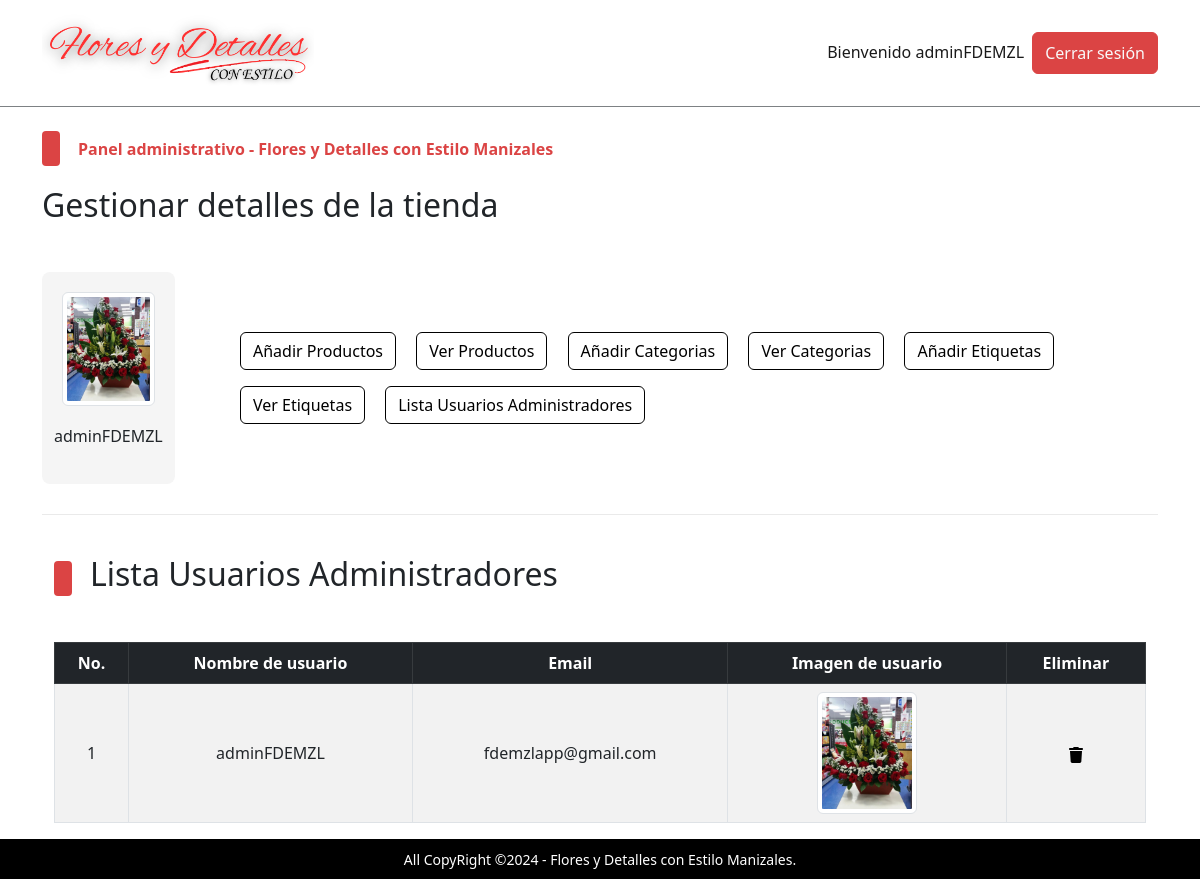
/admin/index.php?list_users (signed in), run on the app's committed database.
### tables this page shows
CREATE TABLE `admin_table` (
  `admin_id` int(11) NOT NULL,
  `admin_name` varchar(100) NOT NULL,
  `admin_email` varchar(200) NOT NULL,
  `admin_image` varchar(255) NOT NULL,
  `admin_password` varchar(255) NOT NULL
);

### admin/list_users.php (the view, shortened to what this page needs)
<!DOCTYPE html>
<html lang="en">
<head>
</head>
<body>
    <div class="container">
        <div class="categ-header">
            <div class="sub-title">
                <span class="shape"></span>
                <h2>Lista Usuarios Administradores</h2>
            </div>
        </div>
        <div class="table-data">
            <table class="table table-bordered table-hover table-striped text-center">
                <thead class="table-dark">
                    <?php
                    $get_user_query = "SELECT * FROM `admin_table`";
                    $get_user_result = mysqli_query($con, $get_user_query);
                    $row_count = mysqli_num_rows($get_user_result);
                    if($row_count!=0){
                        echo "
                        <tr>
                        <th>No.</th>
                        <th>Nombre de usuario</th>
                        <th>Email</th>
                        <th>Imagen de usuario</th>
                        <th>Eliminar</th>
                    </tr>
                    ";
                    }
                    ?>
                </thead>
                <tbody>
                    <?php
                    if ($row_count == 0) {
                        echo "<h2 class='text-center text-light p-2 bg-dark'>No existen usuarios</h2>";
                    } else {
                        $id_number = 1;
                        while ($row_fetch_users = mysqli_fetch_array($get_user_result)) {
                            $user_id = $row_fetch_users['admin_id'];
                            $username = $row_fetch_users['admin_name'];
                            $user_email = $row_fetch_users['admin_email'];
                            $user_image = $row_fetch_users['admin_image'];
                            echo "
                            <tr>
                            <td>$id_number</td>
                            <td>$username</td>
                            <td>$user_email</td>
                            <td>
                                <img src='../admin/admin_images/$user_image' alt='$username photo' class='img-thumbnail' width='100px'/>
                            </td>
                            <td>
                                <a href='index.php?delete_user=$user_id' data-bs-toggle='modal' data-bs-target='#deleteModal_$user_id'>
                                </a>
                                <div class='modal fade' id='deleteModal_$user_id' tabindex='-1' aria-labelledby='deleteModal_$user_id.Label' aria-hidden='true'>
                                                            <a class='text-light' href='index.php?delete_user=$user_id'>
                                                                Eliminar <strong>$username</strong>
                                                            </a>
                                </div>
                            </td>
                        </tr>
                            ";
                            $id_number++;
                        }
                    }
                    ?>
                </tbody>
            </table>
        </div>
    </div>
</body>
</html>

### admin/index.php (shortened to what this page needs)
<?php
    include('../functions/common_functions.php');
    if(isset($_SESSION['admin_username'])){
        $admin_name = $_SESSION['admin_username'];
        $get_admin_data = "SELECT * FROM `admin_table` WHERE admin_name = '$admin_name'";
        $get_admin_result = mysqli_query($con,$get_admin_data);
        $row_fetch_admin_data = mysqli_fetch_array($get_admin_result);
        $admin_name = $row_fetch_admin_data['admin_name'];
        $admin_image = $row_fetch_admin_data['admin_image'];
    }else{
        echo "<script>window.open('./admin_login.php','_self');</script>";
    }
?>
<!DOCTYPE html>
<html lang="en">
<head>
    <link rel="stylesheet" href="../assets/css/bootstrap.css" />
    <link rel="stylesheet" href="../assets/css/main.css" />
</head>
<body>
    <nav class="navbar navbar-expand-lg navbar-light bg-light">
        <div class="container">
            <a class="navbar-brand fw-bold" href="#">
                <img src="../assets/images/logo.png" alt="Logo A1" style="height: 80px;">
            </a>
            <div class="collapse navbar-collapse" id="navbarSupportedContentad">
                <ul class="navbar-nav ms-auto mb-2 mb-lg-0">
                    <li class="nav-item">
                        <a class="nav-link active" aria-current="page" href="#">Bienvenido <?php echo $admin_name;?></a>
                    </li>
                    <li class="nav-item">
                    <button class="btn btn-primary p-0 px-1">
                            <a href="./admin_logout.php" class="nav-link text-light">Cerrar sesión</a>
                        </button>
                    </li>
                </ul>
            </div>
        </div>
    </nav>
    <div class="control">
        <div class="container pt-4 pb-0">
            <div class="categ-header">
                <div class="sub-title">
                    <span class="shape"></span>
                    <span class="title">Panel administrativo - Flores y Detalles con Estilo Manizales</span>
                </div>
                <h2>Gestionar detalles de la tienda</h2>
            </div>
            <div class="row align-items-center">
                <div class="col-md-2">
                    <div class="admin-image">
                        <a href="./index.php"><img src="./admin_images/<?php echo $admin_image;?>" class="img-thumbnail" alt="Admin Photo"></a>
                        <p><?php echo $admin_name;?></p>
                    </div>
                </div>
                <div class="col-md-10">
                    <div class="buttons">
                        <button class="btn btn-outline-primary m-2">
                            <a href="index.php?insert_product" class="nav-link">Añadir Productos</a>
                        </button>
                        <button class="btn btn-outline-primary m-2">
                            <a href="index.php?view_products" class="nav-link">Ver Productos</a>
                        </button>
                        <button class="btn btn-outline-primary m-2">
                            <a href="index.php?insert_category" class="nav-link">Añadir Categorias</a>
                        </button>
                        <button class="btn btn-outline-primary m-2">
                            <a href="index.php?view_categories" class="nav-link">Ver Categorias</a>
                        </button>
                        <button class="btn btn-outline-primary m-2">
                            <a href="index.php?insert_brand" class="nav-link">Añadir Etiquetas</a>
                        </button>
                        <button class="btn btn-outline-primary m-2">
                            <a href="index.php?view_brands" class="nav-link">Ver Etiquetas</a>
                        </button>
                        <button class="btn btn-outline-primary m-2">
                            <a href="index.php?list_users" class="nav-link">Lista Usuarios Administradores</a>
                        </button>
                    </div>
                </div>
            </div>
        </div>
    </div>
    <div class="container">
        <div class="divider"></div>
    </div>
    <div class="change-page">
        <div class="container">
            <?php
            if(isset($_GET['list_users'])){
                include('./list_users.php');
            }
            ?>
        </div>
    </div>
    <div class="upper-nav primary-bg p-2 px-3 text-center text-break">
        <span>All CopyRight &copy;2024 - Flores y Detalles con Estilo Manizales.</span>
    </div>
</body>
</html>

### assets/css/main.css (style rules this page uses)
* { -webkit-box-sizing: border-box; -moz-box-sizing: border-box; box-sizing: border-box; margin: 0; padding: 0; }
html { scroll-behavior: smooth; }
a { text-decoration: none; color: #000000; cursor: pointer; }
button, input[type='submit'] { cursor: pointer; }
ul { list-style: none; }
.primary-bg { background-color: #000; }
.divider { background-color: #eaeaea; height: 1.5px; width: 100%; margin-top: 30px; margin-bottom: 40px; }
.container .categ-header { display: flex; flex-direction: column; gap: 20px; margin-bottom: 40px; }
.container .categ-header .sub-title { display: flex; flex-direction: row; gap: 18px; align-items: center; }
.container .categ-header .sub-title span:nth-of-type(1) { width: 18px; height: 35px; background-color: #db4444; border-radius: 4px; -webkit-border-radius: 4px; -moz-border-radius: 4px; -ms-border-radius: 4px; -o-border-radius: 4px; }
.shape { display: inline-block; width: 18px; height: 35px; background-color: #db4444; border-radius: 4px; -webkit-border-radius: 4px; -moz-border-radius: 4px; -ms-border-radius: 4px; -o-border-radius: 4px; }
.container .categ-header .sub-title span:nth-of-type(2) { color: #db4444; font-weight: bold; }
.upper-nav span { color: #ffffff; font-size: 14px; }
.bg-light { background-color: #ffffff !important; border-bottom: 1px solid #7d8184; }
.control .container .row .admin-image { width: 80%; background-color: #f5f5f5; padding: 20px; display: flex; flex-direction: column; gap: 18px; align-items: center; border-radius: 8px; -webkit-border-radius: 8px; -moz-border-radius: 8px; -ms-border-radius: 8px; -o-border-radius: 8px; }
.control .container .row .admin-image img { width: 100%; }
.control .container .row .buttons a.nav-link { transition: 0s; -webkit-transition: 0s; -moz-transition: 0s; -ms-transition: 0s; -o-transition: 0s; }
td { vertical-align: middle; }

### data on the page
admin_table: admin_name "adminFDEMZL", admin_image (picture), admin_email "fdemzlapp@gmail.com"
